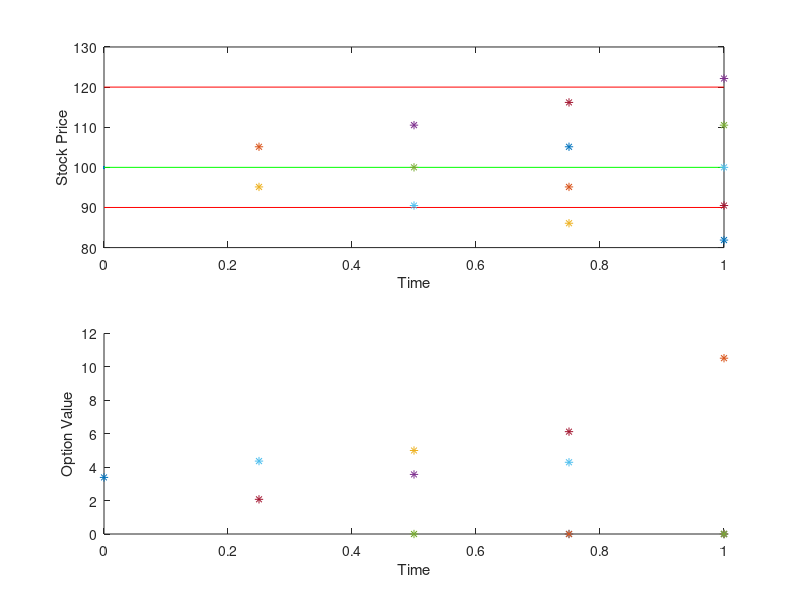

Source code (MATLAB):
clear all;
close all;

%--- This program calculates stock prices for Double-Barrier Stock Options
%via the CRR-Binomial Model ---

%Inputs -- Start

periods = 4;        %Number of Periods
time = 1;           %Time to expiry
StockPrice = 100;       %stock price    
StrikePrice = 100;      %Strike price
upper_barrier = 120;          %option barriers
lower_barrier = 90;
call = 1;               %set this to 0 if put, 1 if call%
r = 0.04;               %rate of interest
delta = 0;              %rate of dividends
vol = 0.1;              %volatility
h = time/periods;       %time step

%Inputs -- End

u = exp(vol*sqrt(h));
d = exp(-vol*sqrt(h));
p = (exp((r-delta)*h)-d)/(u-d);

PriceTree = zeros([periods+1, periods+1]);      %Matrix to store Stock Price tree
ValueTree = zeros([periods+1, periods+1]);      %matrix to store option value tree


%graph settings

subplot(2,1,1);
plot(0, StockPrice, '.');
hold on;
plot([0, time],[StrikePrice, StrikePrice], 'g');
hold on;
plot([0, time],[upper_barrier, upper_barrier], 'r');
plot([0, time],[lower_barrier, lower_barrier], 'r');
hold on;
xlabel('Time');
ylabel('Stock Price');
hold on

%Price tree calculation%
PriceTree(1,1) = StockPrice;    %initializing stock price

ctime = 0;          %time counter for graph

for(j = 2:periods+1)        %loop through periods
    ctime = ctime+h;
        for(i = 1:j)
            if(PriceTree(i,j-1) ~= 0)                   %generate new prices using revious prices
                PriceTree(i,j) = PriceTree(i,j-1)*u;
            else
                PriceTree(i,j) = PriceTree(i-1,j-1)*d;
            end
            
            plot(ctime, PriceTree(i,j), '*');           %plot prices
            hold on
        end
end
    
%graph setting for option value

subplot(2,1,2);
xlabel('Time');
ylabel('Option Value');
hold on

%Option Value tree calculation%

%Setting value at expiry%
for(i= 1:periods+1)
    if(PriceTree(i,j) >= upper_barrier ||  PriceTree(i,j) <= lower_barrier)        %%check if barrier was crossed
            ValueTree(i,periods+1) = 0;
    else
        %check option type
        if(call == 1)                                   
            if(PriceTree(i,periods+1) > StrikePrice)            %check price against strike price
                ValueTree(i, periods+1) = PriceTree(i,periods+1) - StrikePrice;
            else
                ValueTree(i,periods+1) = 0;
            end
        else
            if(PriceTree(i,periods+1) < StrikePrice)            %check price against strike price
                ValueTree(i, periods+1) = StrikePrice - PriceTree(i,periods+1);
            else
                ValueTree(i,periods+1) = 0;
            end
        end
    end
    
    plot(ctime, ValueTree(i,periods+1), '*');       %plot option value
    hold on
end

%back-propogating values*
for j = periods:-1:1
    ctime = ctime - h;
    for(i = 1:j)
        if(PriceTree(i,j) >= upper_barrier || PriceTree(i,j) <= lower_barrier)        %check barrier
            ValueTree(i,j) = 0;
        else
            ValueTree(i,j) = exp(-(r-delta)*h)*(p*ValueTree(i,j+1)+(1-p)*ValueTree(i+1,j+1));           %back propogate value
        end
        plot(ctime, ValueTree(i,j), '*');       %plot option value
        hold on;
    end
end


OptionPrice = ValueTree(1,1)
PriceTree
ValueTree
